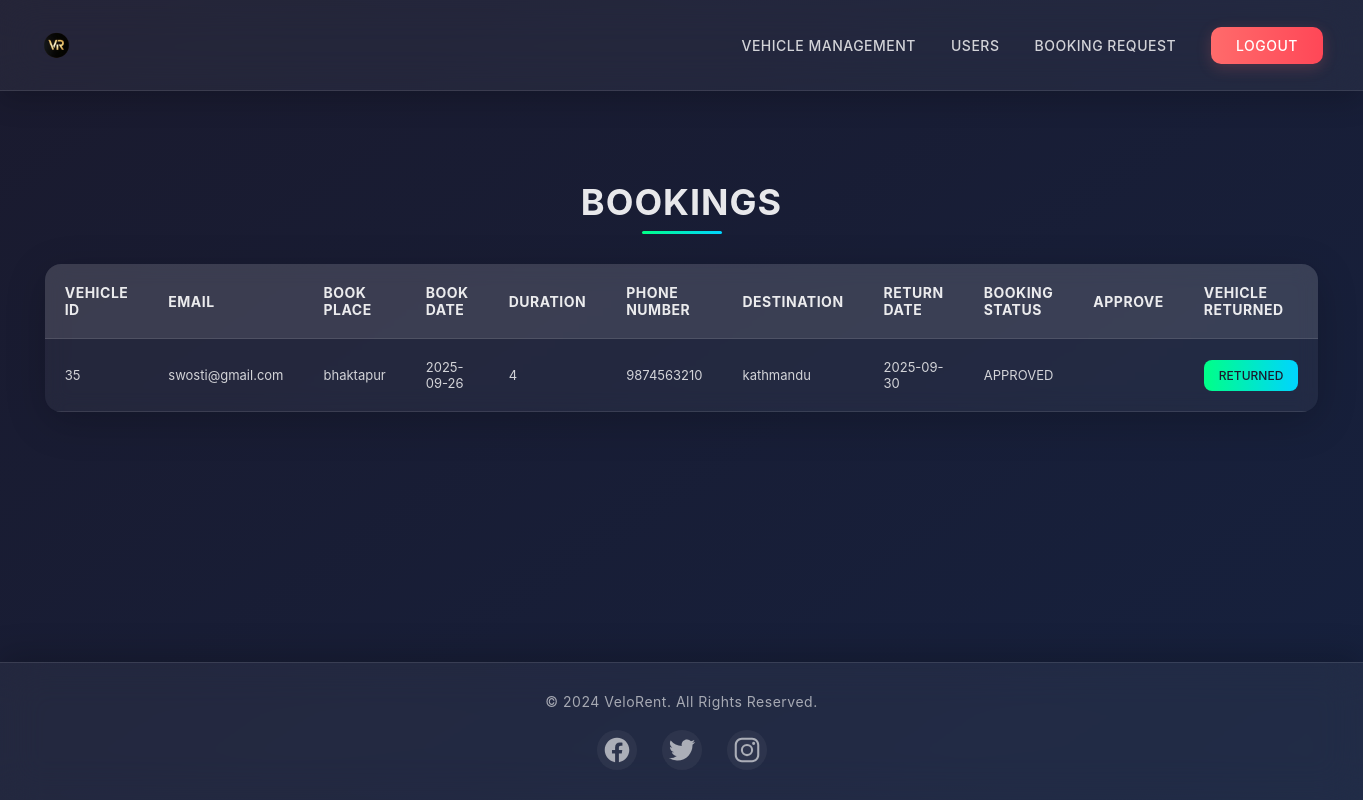
/adminbook.php, run on an earlier commit of the app's database.
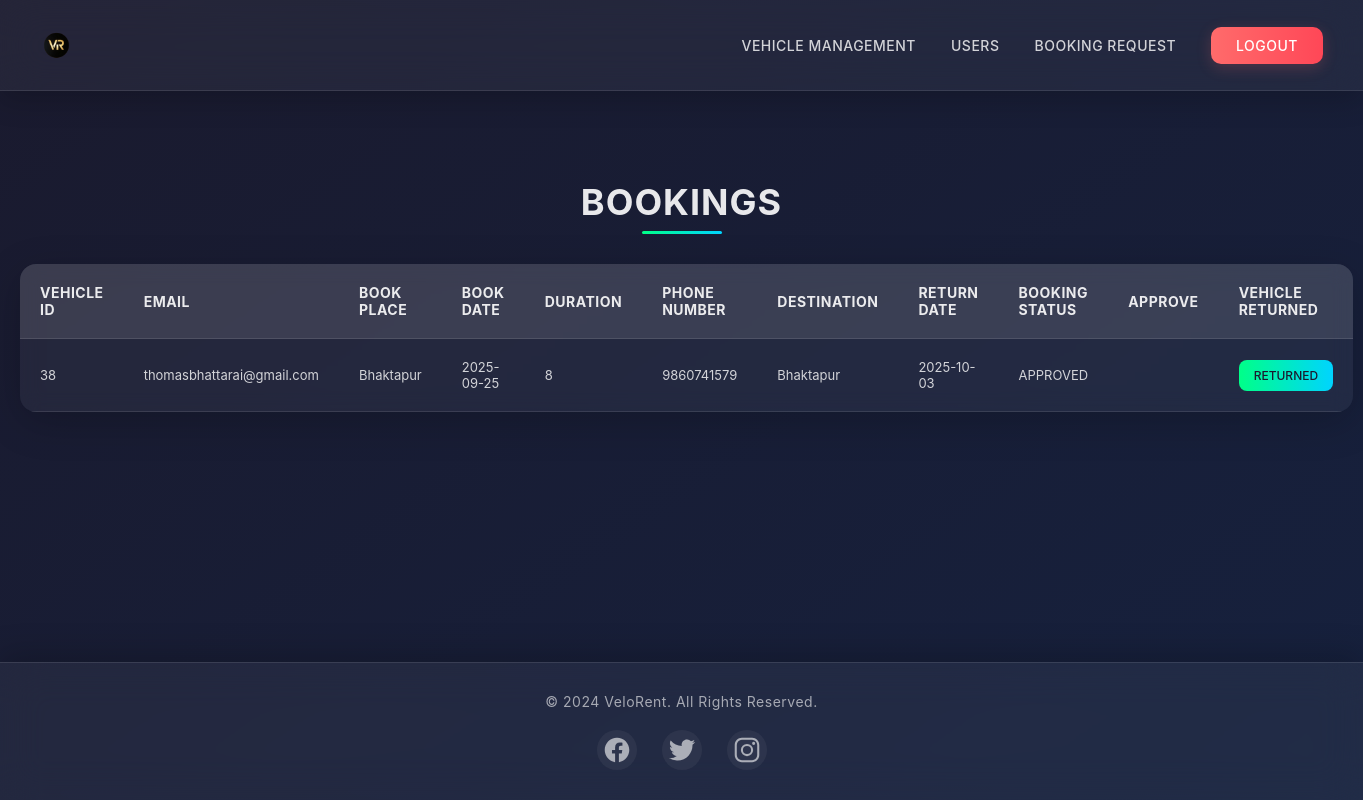
And on a later commit of the database.
### tables this page shows
CREATE TABLE `booking` (
  `BOOK_ID` int(11) NOT NULL,
  `VEHICLE_ID` int(11) NOT NULL,
  `EMAIL` varchar(255) NOT NULL,
  `BOOK_PLACE` varchar(255) NOT NULL,
  `BOOK_DATE` date NOT NULL,
  `DURATION` int(11) NOT NULL,
  `PHONE_NUMBER` bigint(20) NOT NULL,
  `DESTINATION` varchar(255) NOT NULL,
  `RETURN_DATE` date NOT NULL,
  `PRICE` int(11) NOT NULL,
  `BOOK_STATUS` varchar(255) NOT NULL DEFAULT 'UNDER PROCESSING',
  `FINE` decimal(10,2) DEFAULT 0.00
);

### adminbook.php (the view, shortened to what this page needs)
<!DOCTYPE html>
<html lang="en">
<head>
    <link rel="stylesheet" href="css/adminbook.css">
</head>
<body>
<div class="main-content">
    <div class="navbar">
        <img style="height: 50px;" src="images/icon.png" alt="">
        <div class="menu">
            <ul>
                <li><a href="adminvehicle.php">VEHICLE MANAGEMENT</a></li>
                <li><a href="adminusers.php">USERS</a></li>
                <li><a href="adminbook.php">BOOKING REQUEST</a></li>
                <li><a href="index.php" class="button">LOGOUT</a></li>
            </ul>
        </div>
    </div>
    <h1 class="header">BOOKINGS</h1>
    <table class="content-table">
        <thead>
            <tr>
                <th>VEHICLE ID</th>
                <th>EMAIL</th>
                <th>BOOK PLACE</th>
                <th>BOOK DATE</th>
                <th>DURATION</th>
                <th>PHONE NUMBER</th>
                <th>DESTINATION</th>
                <th>RETURN DATE</th>
                <th>BOOKING STATUS</th>
                <th>APPROVE</th>
                <th>VEHICLE RETURNED</th>
            </tr>
        </thead>
        <tbody>
        <?php
            require_once('connection.php');
            $query = "SELECT * FROM booking ORDER BY BOOK_ID DESC";
            $queryy = mysqli_query($con, $query);
            while ($res = mysqli_fetch_array($queryy)) {
                $isApproved = $res['BOOK_STATUS'] === 'APPROVED';
        ?>
            <tr id="row-<?php echo $res['BOOK_ID']; ?>">
                <td><?php echo $res['VEHICLE_ID']; ?></td>
                <td><?php echo $res['EMAIL']; ?></td>
                <td><?php echo $res['BOOK_PLACE']; ?></td>
                <td><?php echo $res['BOOK_DATE']; ?></td>
                <td><?php echo $res['DURATION']; ?></td>
                <td><?php echo $res['PHONE_NUMBER']; ?></td>
                <td><?php echo $res['DESTINATION']; ?></td>
                <td><?php echo $res['RETURN_DATE']; ?></td>
                <td><?php echo $res['BOOK_STATUS']; ?></td>
                <td>
                </td>
                <td>
                    <a href="adminreturn.php?id=<?php echo $res['VEHICLE_ID']; ?>&bookid=<?php echo $res['BOOK_ID']; ?>"
                       class="button return-btn"
                       <?php echo !$isApproved ? 'style="display:none;"' : ''; ?>>RETURNED</a>
                </td>
            </tr>
        <?php } ?>
        </tbody>
    </table>
</div>
<footer>
    <p>&copy; 2024 VeloRent. All Rights Reserved.</p>
    <div class="socials">
        <a href="#"><ion-icon name="logo-facebook"></ion-icon></a>
        <a href="#"><ion-icon name="logo-twitter"></ion-icon></a>
        <a href="#"><ion-icon name="logo-instagram"></ion-icon></a>
    </div>
</footer>
</body>
</html>

### css/adminbook.css (style rules this page uses)
* { margin: 0; padding: 0; box-sizing: border-box; font-family: 'PP Mori', 'Inter', -apple-system, BlinkMacSystemFont, 'Segoe UI', Roboto, sans-serif; -webkit-font-smoothing: antialiased; -moz-osx-font-smoothing: grayscale; }
body { min-height: 100vh; background: linear-gradient(145deg, #1a1a2e 0%, #16213e 100%); color: rgba(255, 255, 255, 0.9); overflow-x: hidden; display: flex; flex-direction: column; justify-content: space-between; }
.main-content { margin-top: 100px; flex: 1; padding: 40px 20px; position: relative; z-index: 1; }
.navbar { background: rgba(255, 255, 255, 0.05); backdrop-filter: blur(20px); box-shadow: 0 8px 30px rgba(0, 0, 0, 0.2); padding: 20px 40px; display: flex; justify-content: space-between; align-items: center; position: fixed; top: 0; left: 0; right: 0; z-index: 1000; border-bottom: 1px solid rgba(255, 255, 255, 0.1); transition: all 0.3s ease; }
.menu ul { display: flex; list-style: none; gap: 35px; align-items: center; }
.menu ul li a { color: rgba(255, 255, 255, 0.8); text-decoration: none; font-size: 14px; font-weight: 500; text-transform: uppercase; letter-spacing: 0.5px; transition: all 0.3s ease; position: relative; padding: 8px 0; display: flex; align-items: center; }
.menu ul li a::after { content: ''; position: absolute; bottom: 0; left: 0; width: 0; height: 2px; background: #00ff88; transition: width 0.3s ease; }
.menu ul li a.button { background: linear-gradient(90deg, #ff6b6b, #ff4757); padding: 10px 25px; border-radius: 10px; color: #ffffff; transition: all 0.3s ease; box-shadow: 0 4px 15px rgba(255, 107, 107, 0.2); }
.header { font-size: 36px; font-weight: 700; text-align: center; margin: 40px 0; color: rgba(255, 255, 255, 0.9); letter-spacing: 1px; position: relative; }
.header::after { content: ''; position: absolute; bottom: -10px; left: 50%; transform: translateX(-50%); width: 80px; height: 3px; background: linear-gradient(90deg, #00ff88, #00d4ff); border-radius: 2px; }
.content-table { width: 100%; max-width: 1200px; margin: 0 auto; background: rgba(255, 255, 255, 0.05); border-radius: 16px; overflow: hidden; box-shadow: 0 10px 40px rgba(0, 0, 0, 0.2); backdrop-filter: blur(10px); border-collapse: collapse; }
.content-table thead { background: rgba(255, 255, 255, 0.1); color: rgba(255, 255, 255, 0.9); font-weight: 600; text-transform: uppercase; letter-spacing: 0.5px; }
.content-table th, .content-table td { padding: 20px; text-align: left; border-bottom: 1px solid rgba(255, 255, 255, 0.1); }
.content-table th { font-size: 14px; }
.content-table td { font-size: 13px; color: rgba(255, 255, 255, 0.8); }
.content-table tbody tr { transition: all 0.3s ease; }
.content-table td a.button { display: inline-block; background: linear-gradient(90deg, #00ff88, #00d4ff); padding: 8px 15px; border-radius: 8px; color: #1a1a2e; text-decoration: none; font-size: 12px; font-weight: 500; transition: all 0.3s ease; }
footer { background: rgba(255, 255, 255, 0.05); backdrop-filter: blur(20px); padding: 30px 40px; text-align: center; border-top: 1px solid rgba(255, 255, 255, 0.1); width: 100%; box-shadow: 0 -8px 30px rgba(0, 0, 0, 0.2); transition: all 0.3s ease; margin-top: auto; }
footer p { color: rgba(255, 255, 255, 0.6); font-size: 14px; margin-bottom: 20px; letter-spacing: 0.5px; }
.socials { display: flex; justify-content: center; gap: 25px; margin-top: 15px; }
.socials a { color: rgba(255, 255, 255, 0.6); font-size: 28px; transition: all 0.3s ease; position: relative; display: flex; align-items: center; justify-content: center; width: 40px; height: 40px; border-radius: 50%; background: rgba(255, 255, 255, 0.05); }

What changed in the data, as far as the page shows it:
removed booking: VEHICLE_ID "35", EMAIL "swosti@gmail.com", BOOK_PLACE "bhaktapur", BOOK_DATE "2025-09-26", DURATION "4", PHONE_NUMBER "9874563210", DESTINATION "kathmandu", RETURN_DATE "2025-09-30", BOOK_STATUS "APPROVED"
added booking: VEHICLE_ID "38", EMAIL "thomasbhattarai@gmail.com", BOOK_PLACE "Bhaktapur", BOOK_DATE "2025-09-25", DURATION "8", PHONE_NUMBER "9860741579", DESTINATION "Bhaktapur", RETURN_DATE "2025-10-03", BOOK_STATUS "APPROVED"
